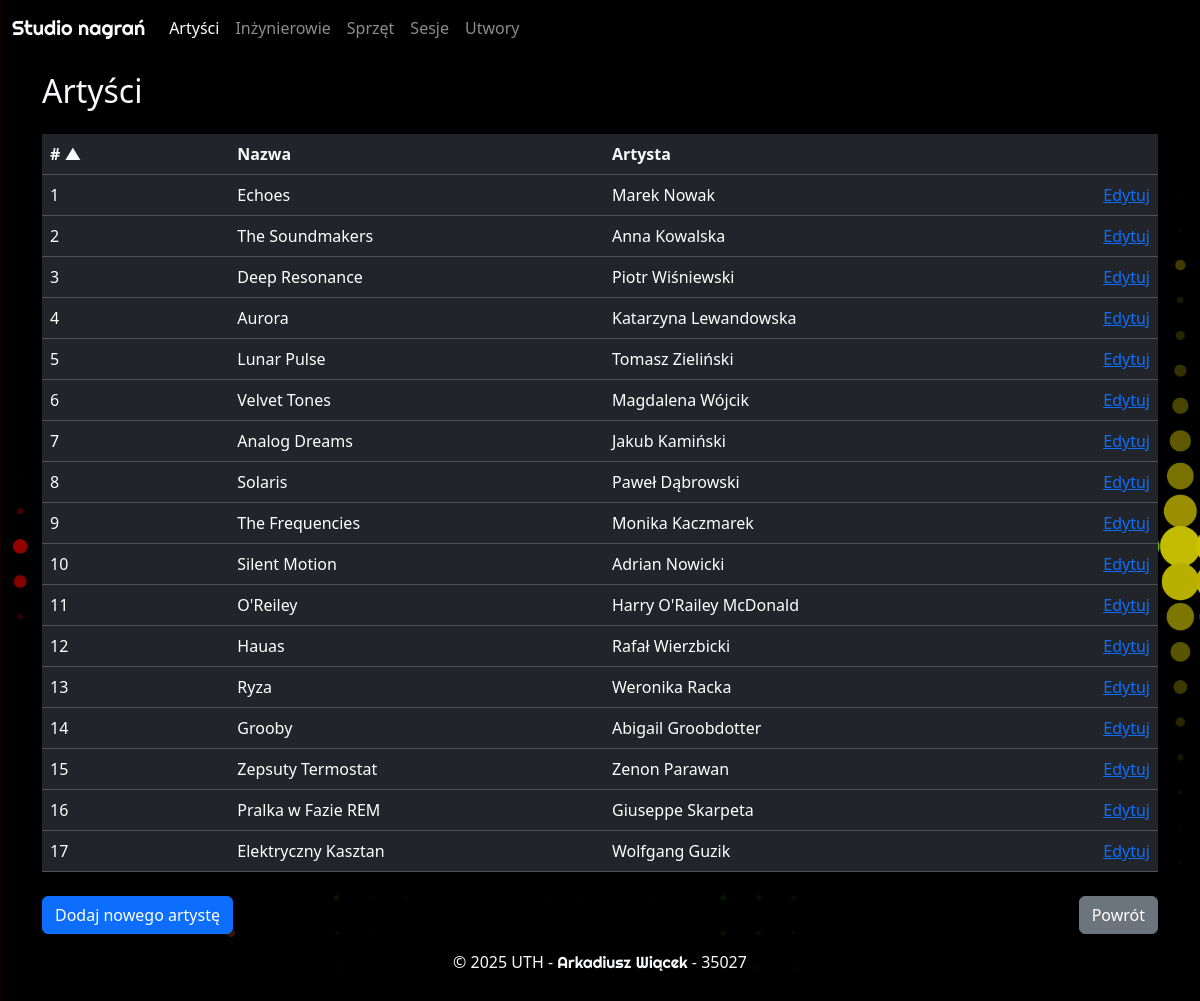
The page /artysci on the database its author committed.
### studio_nagran.py (models this page shows)
class Artysci(Base):
    __tablename__ = "artysci"
    IdArtysty = Column(Integer, primary_key=True)
    Nazwa = Column(String)
    Imie = Column(String)
    Nazwisko = Column(String)
    sesje = relationship(
        "Sesje", back_populates="artysci", cascade="all, delete-orphan"
    )
    utwory = relationship(
        "Utwory", back_populates="artysci", cascade="all, delete-orphan"
    )

### studio_nagran.py (the view)
@app.route("/artysci")
def artysci_view():
    sesja = Session()
    try:
        sort_by = request.args.get('sort', 'IdArtysty')
        order = request.args.get('order', 'asc')
        sort_columns = {
            'IdArtysty': Artysci.IdArtysty,
            'Nazwa': Artysci.Nazwa,
            'Imie': Artysci.Imie,
            'Nazwisko': Artysci.Nazwisko
        }
        if sort_by not in sort_columns:
            sort_by = 'IdArtysty'
        column = sort_columns[sort_by]
        if order == 'desc':
            column = column.desc()
        else:
            column = column.asc()
        wynik_zapytania = select(Artysci).order_by(column)
        rezultat = sesja.execute(wynik_zapytania)
        artysci = rezultat.scalars().all()
        return render_template("artysci.html", artysci=artysci, sort_by=sort_by, order=order)
    finally:
        sesja.close()

### templates/artysci.html (shortened to what this page needs)
{% extends "base.html" %}
{% block content %}
    <div class="container">
        <div class="row py-1 py-sm-3">
            <div class="col text-light">
                <h2>
                    Artyści
                </h2>
            </div>
        </div>
        <div class="row">
            <div class="col">
                <table class="table table-hover table-dark">
                    <thead>
                        <tr class="d-sm-table-row">
                            <th>
                                <div class="row">
                                    <div class="col-auto col-sm-2">
                                        <a href="?sort=IdArtysty&order={% if sort_by == 'IdArtysty' and order == 'asc' %}desc{% else %}asc{% endif %}" class="text-light text-decoration-none">
                                            # {% if sort_by == 'IdArtysty' %}{% if order == 'asc' %}▲{% else %}▼{% endif %}{% endif %}
                                        </a>
                                    </div>
                                    <div class="col-auto col-sm-4">
                                        <a href="?sort=Nazwa&order={% if sort_by == 'Nazwa' and order == 'asc' %}desc{% else %}asc{% endif %}" class="text-light text-decoration-none">
                                            Nazwa {% if sort_by == 'Nazwa' %}{% if order == 'asc' %}▲{% else %}▼{% endif %}{% endif %}
                                        </a>
                                    </div>
                                    <div class="col-auto col-sm-4">
                                        <a href="?sort=Imie&order={% if sort_by == 'Imie' and order == 'asc' %}desc{% else %}asc{% endif %}" class="text-light text-decoration-none">
                                            Artysta {% if sort_by == 'Imie' %}{% if order == 'asc' %}▲{% else %}▼{% endif %}{% endif %}
                                        </a>
                                    </div>
                                    <div class="col-sm-2 d-none d-sm-block"></div>
                                </div>
                            </th>
                        </tr>
                    </thead>
                    {% for artysta in artysci %}
                        <tr data-bs-toggle="modal"
                            data-bs-target="#artistModal"
                            data-artist-id="{{ artysta.IdArtysty }}"
                            data-artist-name="{{ artysta.Nazwa }}">
                            <td>
                                <div class="row">
                                    <div class="col-12 col-sm-2">
                                        <span class="d-inline d-sm-none"># </span>{{ artysta.IdArtysty }}
                                    </div>
                                    <div class="col-12 col-sm-4">
                                        {{ artysta.Nazwa }}
                                    </div>
                                    <div class="col-6 col-sm-4">
                                        {{ artysta.Imie }} {{ artysta.Nazwisko }}
                                    </div>
                                    <div class="col-6 col-sm-2 align-self-end text-end">
                                        <a href="{{ url_for('edytuj_artyste_view', IdArtysty=artysta.IdArtysty) }}" onclick="event.stopPropagation()">Edytuj</a>
                                    </div>
                                </div>
                            </td>
                        </tr>
                    {% endfor %}
                </table>
            </div>
        </div>
        <div class="row">
            <div class="col-12 col-sm pt-2">
                <a href="{{ url_for("dodaj_artyste_view") }}"
                   class="btn btn-primary btn-block">Dodaj nowego artystę</a>
            </div>
            <div class="col-12 col-sm pt-2 d-flex justify-content-sm-end">
                <a href="{{ url_for("index") }}" class="btn btn-secondary btn-block">Powrót</a>
            </div>
        </div>
    </div>
{% endblock content %}

### static/style.css (style rules this page uses)
tr[data-bs-toggle='modal'] { cursor: pointer; }
body { background-image: linear-gradient(to right, red, yellow, green, red, yellow), url('images/colour_wave.jpg'); animation: gradientShift 40s infinite linear; background-repeat: no-repeat; background-blend-mode: darken; background-position: absolute; background-size: 400% 100%, cover; background-attachment: fixed; }

### rows shown on the page
Artysci: IdArtysty "1", Nazwa "Echoes", Imie "Marek", Nazwisko "Nowak"
Artysci: IdArtysty "2", Nazwa "The Soundmakers", Imie "Anna", Nazwisko "Kowalska"
Artysci: IdArtysty "3", Nazwa "Deep Resonance", Imie "Piotr", Nazwisko "Wiśniewski"
Artysci: IdArtysty "4", Nazwa "Aurora", Imie "Katarzyna", Nazwisko "Lewandowska"
Artysci: IdArtysty "5", Nazwa "Lunar Pulse", Imie "Tomasz", Nazwisko "Zieliński"
Artysci: IdArtysty "6", Nazwa "Velvet Tones", Imie "Magdalena", Nazwisko "Wójcik"
Artysci: IdArtysty "7", Nazwa "Analog Dreams", Imie "Jakub", Nazwisko "Kamiński"
Artysci: IdArtysty "8", Nazwa "Solaris", Imie "Paweł", Nazwisko "Dąbrowski"
Artysci: IdArtysty "9", Nazwa "The Frequencies", Imie "Monika", Nazwisko "Kaczmarek"
Artysci: IdArtysty "10", Nazwa "Silent Motion", Imie "Adrian", Nazwisko "Nowicki"
Artysci: IdArtysty "11", Nazwa "O'Reiley", Imie "Harry", Nazwisko "O'Railey McDonald"
Artysci: IdArtysty "12", Nazwa "Hauas", Imie "Rafał", Nazwisko "Wierzbicki"
Artysci: IdArtysty "13", Nazwa "Ryza", Imie "Weronika", Nazwisko "Racka"
Artysci: IdArtysty "14", Nazwa "Grooby", Imie "Abigail", Nazwisko "Groobdotter"
Artysci: IdArtysty "15", Nazwa "Zepsuty Termostat", Imie "Zenon", Nazwisko "Parawan"
Artysci: IdArtysty "16", Nazwa "Pralka w Fazie REM", Imie "Giuseppe", Nazwisko "Skarpeta"
Artysci: IdArtysty "17", Nazwa "Elektryczny Kasztan", Imie "Wolfgang", Nazwisko "Guzik"
